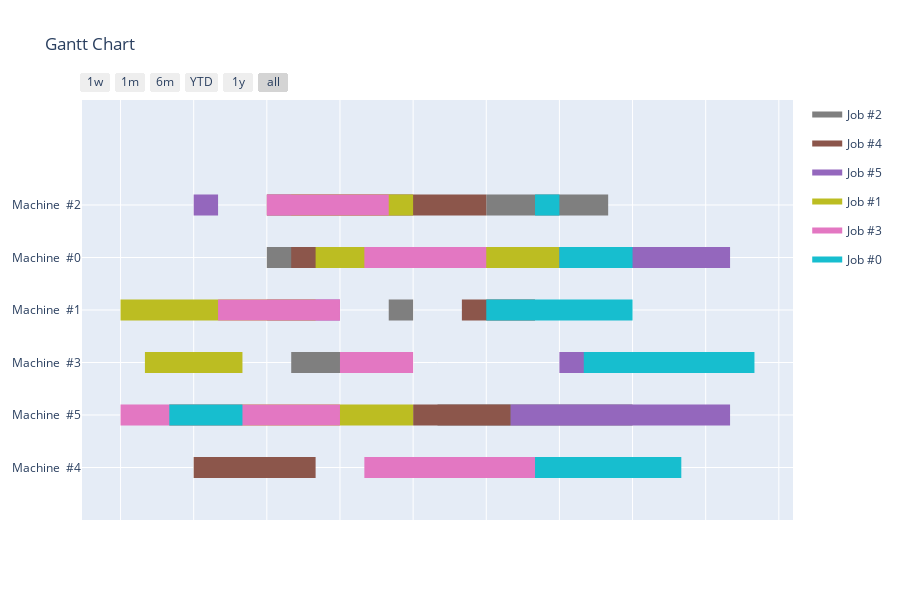

Notebook source saved alongside this figure:
### Code cell
plot_gantt(inst, by="MACHINE")

### Figure 1 — Plotly figure (JSON) as saved in the notebook; plotly's stock layout.template omitted (floating-point values rounded to 4 significant figures)
{"data": [{"fill": "toself", "fillcolor": "rgb(127, 127, 127)", "hoverinfo": "name", "legendgroup": "rgb(127, 127, 127)", "mode": "none", "name": "Job #2", "showlegend": true, "type": "scatter", "x": ["0001-01-17T00:00:00", "0001-01-22T00:00:00", "0001-01-22T00:00:00", "0001-01-17T00:00:00", "0001-01-17T00:00:00", "0001-01-09T00:00:00", "0001-01-13T00:00:00", "0001-01-13T00:00:00", "0001-01-09T00:00:00", "0001-01-09T00:00:00", "0001-01-15T00:00:00", "0001-01-23T00:00:00", "0001-01-23T00:00:00", "0001-01-15T00:00:00", "0001-01-15T00:00:00", "0001-01-08T00:00:00", "0001-01-17T00:00:00", "0001-01-17T00:00:00", "0001-01-08T00:00:00", "0001-01-08T00:00:00", "0001-01-13T00:00:00", "0001-01-14T00:00:00", "0001-01-14T00:00:00", "0001-01-13T00:00:00", "0001-01-13T00:00:00", "0001-01-15T00:00:00", "0001-01-22T00:00:00", "0001-01-22T00:00:00", "0001-01-15T00:00:00"], "y": [4.8, 4.8, 5.2, 5.2, null, 1.8, 1.8, 2.2, 2.2, null, 0.8, 0.8, 1.2, 1.2, null, 3.8, 3.8, 4.2, 4.2, null, 2.8, 2.8, 3.2, 3.2, null, -0.2, -0.2, 0.2, 0.2]}, {"fill": "toself", "fillcolor": "rgb(140, 86, 75)", "hoverinfo": "name", "legendgroup": "rgb(140, 86, 75)", "mode": "none", "name": "Job #4", "showlegend": true, "type": "scatter", "x": ["0001-01-08T00:00:00", "0001-01-17T00:00:00", "0001-01-17T00:00:00", "0001-01-08T00:00:00", "0001-01-08T00:00:00", "0001-01-16T00:00:00", "0001-01-19T00:00:00", "0001-01-19T00:00:00", "0001-01-16T00:00:00", "0001-01-16T00:00:00", "0001-01-05T00:00:00", "0001-01-10T00:00:00", "0001-01-10T00:00:00", "0001-01-05T00:00:00", "0001-01-05T00:00:00", "0001-01-14T00:00:00", "0001-01-18T00:00:00", "0001-01-18T00:00:00", "0001-01-14T00:00:00", "0001-01-14T00:00:00", "0001-01-09T00:00:00", "0001-01-12T00:00:00", "0001-01-12T00:00:00", "0001-01-09T00:00:00", "0001-01-09T00:00:00", "0001-01-21T00:00:00", "0001-01-22T00:00:00", "0001-01-22T00:00:00", "0001-01-21T00:00:00"], "y": [4.8, 4.8, 5.2, 5.2, null, 2.8, 2.8, 3.2, 3.2, null, -0.2, -0.2, 0.2, 0.2, null, 0.8, 0.8, 1.2, 1.2, null, 3.8, 3.8, 4.2, 4.2, null, 1.8, 1.8, 2.2, 2.2]}, {"fill": "toself", "fillcolor": "rgb(148, 103, 189)", "hoverinfo": "name", "legendgroup": "rgb(148, 103, 189)", "mode": "none", "name": "Job #5", "showlegend": true, "type": "scatter", "x": ["0001-01-08T00:00:00", "0001-01-11T00:00:00", "0001-01-11T00:00:00", "0001-01-08T00:00:00", "0001-01-08T00:00:00", "0001-01-20T00:00:00", "0001-01-23T00:00:00", "0001-01-23T00:00:00", "0001-01-20T00:00:00", "0001-01-20T00:00:00", "0001-01-18T00:00:00", "0001-01-27T00:00:00", "0001-01-27T00:00:00", "0001-01-18T00:00:00", "0001-01-18T00:00:00", "0001-01-17T00:00:00", "0001-01-27T00:00:00", "0001-01-27T00:00:00", "0001-01-17T00:00:00", "0001-01-17T00:00:00", "0001-01-14T00:00:00", "0001-01-18T00:00:00", "0001-01-18T00:00:00", "0001-01-14T00:00:00", "0001-01-14T00:00:00", "0001-01-05T00:00:00", "0001-01-06T00:00:00", "0001-01-06T00:00:00", "0001-01-05T00:00:00"], "y": [2.8, 2.8, 3.2, 3.2, null, 1.8, 1.8, 2.2, 2.2, null, 0.8, 0.8, 1.2, 1.2, null, 3.8, 3.8, 4.2, 4.2, null, -0.2, -0.2, 0.2, 0.2, null, 4.8, 4.8, 5.2, 5.2]}, {"fill": "toself", "fillcolor": "rgb(188, 189, 34)", "hoverinfo": "name", "legendgroup": "rgb(188, 189, 34)", "mode": "none", "name": "Job #1", "showlegend": true, "type": "scatter", "x": ["0001-01-02T00:00:00", "0001-01-10T00:00:00", "0001-01-10T00:00:00", "0001-01-02T00:00:00", "0001-01-02T00:00:00", "0001-01-09T00:00:00", "0001-01-14T00:00:00", "0001-01-14T00:00:00", "0001-01-09T00:00:00", "0001-01-09T00:00:00", "0001-01-14T00:00:00", "0001-01-24T00:00:00", "0001-01-24T00:00:00", "0001-01-14T00:00:00", "0001-01-14T00:00:00", "0001-01-04T00:00:00", "0001-01-14T00:00:00", "0001-01-14T00:00:00", "0001-01-04T00:00:00", "0001-01-04T00:00:00", "0001-01-10T00:00:00", "0001-01-20T00:00:00", "0001-01-20T00:00:00", "0001-01-10T00:00:00", "0001-01-10T00:00:00", "0001-01-03T00:00:00", "0001-01-07T00:00:00", "0001-01-07T00:00:00", "0001-01-03T00:00:00"], "y": [2.8, 2.8, 3.2, 3.2, null, 4.8, 4.8, 5.2, 5.2, null, -0.2, -0.2, 0.2, 0.2, null, 0.8, 0.8, 1.2, 1.2, null, 3.8, 3.8, 4.2, 4.2, null, 1.8, 1.8, 2.2, 2.2]}, {"fill": "toself", "fillcolor": "rgb(227, 119, 194)", "hoverinfo": "name", "legendgroup": "rgb(227, 119, 194)", "mode": "none", "name": "Job #3", "showlegend": true, "type": "scatter", "x": ["0001-01-06T00:00:00", "0001-01-11T00:00:00", "0001-01-11T00:00:00", "0001-01-06T00:00:00", "0001-01-06T00:00:00", "0001-01-12T00:00:00", "0001-01-17T00:00:00", "0001-01-17T00:00:00", "0001-01-12T00:00:00", "0001-01-12T00:00:00", "0001-01-08T00:00:00", "0001-01-13T00:00:00", "0001-01-13T00:00:00", "0001-01-08T00:00:00", "0001-01-08T00:00:00", "0001-01-11T00:00:00", "0001-01-14T00:00:00", "0001-01-14T00:00:00", "0001-01-11T00:00:00", "0001-01-11T00:00:00", "0001-01-12T00:00:00", "0001-01-20T00:00:00", "0001-01-20T00:00:00", "0001-01-12T00:00:00", "0001-01-12T00:00:00", "0001-01-02T00:00:00", "0001-01-11T00:00:00", "0001-01-11T00:00:00", "0001-01-02T00:00:00"], "y": [2.8, 2.8, 3.2, 3.2, null, 3.8, 3.8, 4.2, 4.2, null, 4.8, 4.8, 5.2, 5.2, null, 1.8, 1.8, 2.2, 2.2, null, -0.2, -0.2, 0.2, 0.2, null, 0.8, 0.8, 1.2, 1.2]}, {"fill": "toself", "fillcolor": "rgb(23, 190, 207)", "hoverinfo": "name", "legendgroup": "rgb(23, 190, 207)", "mode": "none", "name": "Job #0", "showlegend": true, "type": "scatter", "x": ["0001-01-19T00:00:00", "0001-01-20T00:00:00", "0001-01-20T00:00:00", "0001-01-19T00:00:00", "0001-01-19T00:00:00", "0001-01-20T00:00:00", "0001-01-23T00:00:00", "0001-01-23T00:00:00", "0001-01-20T00:00:00", "0001-01-20T00:00:00", "0001-01-17T00:00:00", "0001-01-23T00:00:00", "0001-01-23T00:00:00", "0001-01-17T00:00:00", "0001-01-17T00:00:00", "0001-01-21T00:00:00", "0001-01-28T00:00:00", "0001-01-28T00:00:00", "0001-01-21T00:00:00", "0001-01-21T00:00:00", "0001-01-04T00:00:00", "0001-01-07T00:00:00", "0001-01-07T00:00:00", "0001-01-04T00:00:00", "0001-01-04T00:00:00", "0001-01-19T00:00:00", "0001-01-25T00:00:00", "0001-01-25T00:00:00", "0001-01-19T00:00:00"], "y": [4.8, 4.8, 5.2, 5.2, null, 3.8, 3.8, 4.2, 4.2, null, 2.8, 2.8, 3.2, 3.2, null, 1.8, 1.8, 2.2, 2.2, null, 0.8, 0.8, 1.2, 1.2, null, -0.2, -0.2, 0.2, 0.2]}, {"legendgroup": "rgb(127, 127, 127)", "marker": {"color": "rgb(127, 127, 127)", "opacity": 0, "size": 1}, "mode": "markers", "name": "", "showlegend": false, "text": [null, null, null, null, null, null, null, null, null, null, null, null], "type": "scatter", "x": ["0001-01-17T00:00:00", "0001-01-22T00:00:00", "0001-01-09T00:00:00", "0001-01-13T00:00:00", "0001-01-15T00:00:00", "0001-01-23T00:00:00", "0001-01-08T00:00:00", "0001-01-17T00:00:00", "0001-01-13T00:00:00", "0001-01-14T00:00:00", "0001-01-15T00:00:00", "0001-01-22T00:00:00"], "y": [5, 5, 2, 2, 1, 1, 4, 4, 3, 3, 0, 0]}, {"legendgroup": "rgb(140, 86, 75)", "marker": {"color": "rgb(140, 86, 75)", "opacity": 0, "size": 1}, "mode": "markers", "name": "", "showlegend": false, "text": [null, null, null, null, null, null, null, null, null, null, null, null], "type": "scatter", "x": ["0001-01-08T00:00:00", "0001-01-17T00:00:00", "0001-01-16T00:00:00", "0001-01-19T00:00:00", "0001-01-05T00:00:00", "0001-01-10T00:00:00", "0001-01-14T00:00:00", "0001-01-18T00:00:00", "0001-01-09T00:00:00", "0001-01-12T00:00:00", "0001-01-21T00:00:00", "0001-01-22T00:00:00"], "y": [5, 5, 3, 3, 0, 0, 1, 1, 4, 4, 2, 2]}, {"legendgroup": "rgb(148, 103, 189)", "marker": {"color": "rgb(148, 103, 189)", "opacity": 0, "size": 1}, "mode": "markers", "name": "", "showlegend": false, "text": [null, null, null, null, null, null, null, null, null, null, null, null], "type": "scatter", "x": ["0001-01-08T00:00:00", "0001-01-11T00:00:00", "0001-01-20T00:00:00", "0001-01-23T00:00:00", "0001-01-18T00:00:00", "0001-01-27T00:00:00", "0001-01-17T00:00:00", "0001-01-27T00:00:00", "0001-01-14T00:00:00", "0001-01-18T00:00:00", "0001-01-05T00:00:00", "0001-01-06T00:00:00"], "y": [3, 3, 2, 2, 1, 1, 4, 4, 0, 0, 5, 5]}, {"legendgroup": "rgb(188, 189, 34)", "marker": {"color": "rgb(188, 189, 34)", "opacity": 0, "size": 1}, "mode": "markers", "name": "", "showlegend": false, "text": [null, null, null, null, null, null, null, null, null, null, null, null], "type": "scatter", "x": ["0001-01-02T00:00:00", "0001-01-10T00:00:00", "0001-01-09T00:00:00", "0001-01-14T00:00:00", "0001-01-14T00:00:00", "0001-01-24T00:00:00", "0001-01-04T00:00:00", "0001-01-14T00:00:00", "0001-01-10T00:00:00", "0001-01-20T00:00:00", "0001-01-03T00:00:00", "0001-01-07T00:00:00"], "y": [3, 3, 5, 5, 0, 0, 1, 1, 4, 4, 2, 2]}, {"legendgroup": "rgb(227, 119, 194)", "marker": {"color": "rgb(227, 119, 194)", "opacity": 0, "size": 1}, "mode": "markers", "name": "", "showlegend": false, "text": [null, null, null, null, null, null, null, null, null, null, null, null], "type": "scatter", "x": ["0001-01-06T00:00:00", "0001-01-11T00:00:00", "0001-01-12T00:00:00", "0001-01-17T00:00:00", "0001-01-08T00:00:00", "0001-01-13T00:00:00", "0001-01-11T00:00:00", "0001-01-14T00:00:00", "0001-01-12T00:00:00", "0001-01-20T00:00:00", "0001-01-02T00:00:00", "0001-01-11T00:00:00"], "y": [3, 3, 4, 4, 5, 5, 2, 2, 0, 0, 1, 1]}, {"legendgroup": "rgb(23, 190, 207)", "marker": {"color": "rgb(23, 190, 207)", "opacity": 0, "size": 1}, "mode": "markers", "name": "", "showlegend": false, "text": [null, null, null, null, null, null, null, null, null, null, null, null], "type": "scatter", "x": ["0001-01-19T00:00:00", "0001-01-20T00:00:00", "0001-01-20T00:00:00", "0001-01-23T00:00:00", "0001-01-17T00:00:00", "0001-01-23T00:00:00", "0001-01-21T00:00:00", "0001-01-28T00:00:00", "0001-01-04T00:00:00", "0001-01-07T00:00:00", "0001-01-19T00:00:00", "0001-01-25T00:00:00"], "y": [5, 5, 4, 4, 3, 3, 2, 2, 1, 1, 0, 0]}], "layout": {"height": 600, "hovermode": "closest", "showlegend": true, "title": {"text": "Gantt Chart"}, "xaxis": {"rangeselector": {"buttons": [{"count": 7, "label": "1w", "step": "day", "stepmode": "backward"}, {"count": 1, "label": "1m", "step": "month", "stepmode": "backward"}, {"count": 6, "label": "6m", "step": "month", "stepmode": "backward"}, {"count": 1, "label": "YTD", "step": "year", "stepmode": "todate"}, {"count": 1, "label": "1y", "step": "year", "stepmode": "backward"}, {"step": "all"}]}, "showgrid": true, "tickformat": "%", "type": "date", "zeroline": false}, "yaxis": {"autorange": false, "range": [-1, 7], "showgrid": true, "ticktext": ["Machine  #4", "Machine  #5", "Machine  #3", "Machine  #1", "Machine  #0", "Machine  #2"], "tickvals": [0, 1, 2, 3, 4, 5], "zeroline": false}}}
